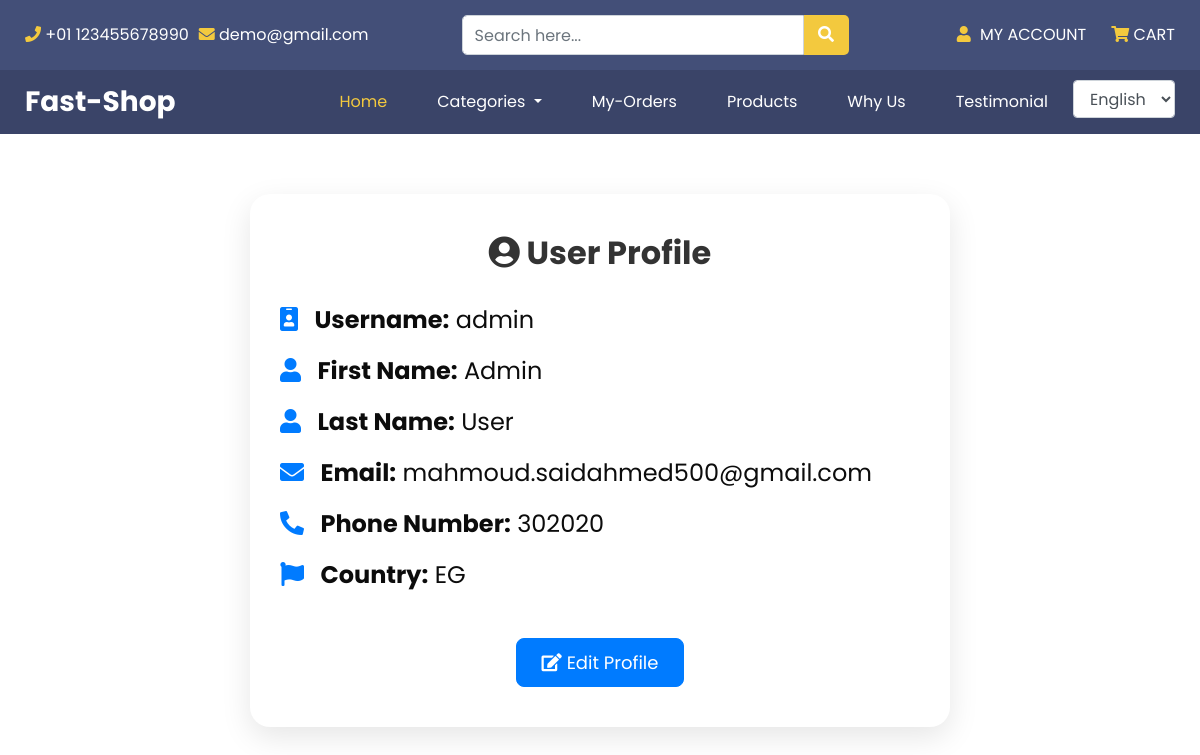
The page /en/accounts/profile/ (signed in) on the database its author committed.
### accounts/models.py (models this page shows, shortened)
class Account(AbstractBaseUser):
    first_name = models.CharField(max_length=250)
    last_name = models.CharField(max_length=250)
    username = models.CharField(max_length=100, unique=True)
    email = models.EmailField(max_length=100, unique=True)
    phone_number = models.CharField(max_length=50)
    country = models.CharField(max_length=2, choices=get_countries(), default="EG")
    is_active = models.BooleanField(default=False)  #type: ignore
    is_staff = models.BooleanField(default=False)  #type: ignore
    is_admin = models.BooleanField(default=False)  #type: ignore
    is_superadmin = models.BooleanField(default=False)  #type: ignore
    join_date = models.DateTimeField(auto_now_add=True)
    last_login = models.DateTimeField(auto_now_add=True)
    USERNAME_FIELD = 'email'
    REQUIRED_FIELDS = ['username', 'first_name', 'last_name', 'country']
    objects = MyAccountManager()
    def __str__(self):
        return self.username

### accounts/views.py (the view)
# urls.py: path('profile/', views.profile, name="profile"),
def profile(request):
    user = request.user
    print("*" * 100)
    print(user)
    context = {
        'user'  :user,
    }
    return render(request, 'accounts/profile.html', context)

### cart/context_processors.py (called while the page is built)
def cart_item_count(request):
    cart = request.session.get('cart', {})
    total_items = sum(item['quantity'] for item in cart.values())
    return {
        'cart_item_count': total_items
    }

def get_categories(request):
    categories = Category.objects.all() #type: ignore
    return {
        'categories' : categories,
    }

### store/models.py (called while the page is built)
    def get_category_url(self):
        return reverse('store:products_by_category', args=[self.slug])  #type: ignore

### templates/accounts/profile.html (shortened to what this page needs)
{% extends 'base.html' %}
{% load static %}
{% block content %}
<div class="container">
    <div class="profile-card">
      <div class="profile-header text-center">
        <h2><i class="fas fa-user-circle"></i> User Profile</h2>
      </div>
      <div class="profile-info">
        <p style="font-size: x-large;"><i class="fas fa-id-badge"></i> <strong>Username:</strong> {{ user.username }}</p>
        <p style="font-size: x-large;"><i class="fas fa-user"></i> <strong>First Name:</strong> {{ user.first_name }}</p>
        <p style="font-size: x-large;"><i class="fas fa-user"></i> <strong>Last Name:</strong> {{ user.last_name }}</p>
        <p style="font-size: x-large;"><i class="fas fa-envelope"></i> <strong>Email:</strong> {{ user.email }}</p>
        <p style="font-size: x-large;"><i class="fas fa-phone-alt"></i> <strong>Phone Number:</strong> {{ user.phone_number }}</p>
        <p style="font-size: x-large;"><i class="fas fa-flag"></i> <strong>Country:</strong> {{ user.country }}</p>
      </div>
      <div class="text-center">
        <a href="#" class="btn btn-primary edit-btn">
          <i class="fas fa-edit"></i> Edit Profile
        </a>
      </div>
    </div>
  </div>
{% endblock content %}

### static/css/style.css (style rules this page uses)
body { font-family: 'Poppins', sans-serif; color: #0c0c0c; background-color: #ffffff; overflow-x: hidden; }
a, a:hover, a:focus { text-decoration: none; }
.btn, .btn:focus { outline: none !important; -webkit-box-shadow: none; box-shadow: none; }

### static/css/responsive.css (style rules this page uses)
@media (min-width: 1200px) { .container { max-width: 1170px; } }

### templates/accounts/profile.html (style rules this page uses)
.profile-card { max-width: 700px; margin: 60px auto; background-color: white; border-radius: 20px; box-shadow: 0 10px 30px rgba(0,0,0,0.1); padding: 40px 30px; }
.profile-header { margin-bottom: 30px; }
.profile-header h2 { font-weight: bold; color: #333; }
.profile-info i { color: #007bff; margin-right: 10px; }
.profile-info p { margin-bottom: 15px; }
.edit-btn { margin-top: 30px; font-size: 18px; padding: 10px 25px; border-radius: 8px; }

### rows shown on the page
Account: username "admin", first_name "Admin", last_name "User", email "mahmoud.saidahmed500@gmail.com", phone_number "302020", country "EG"
